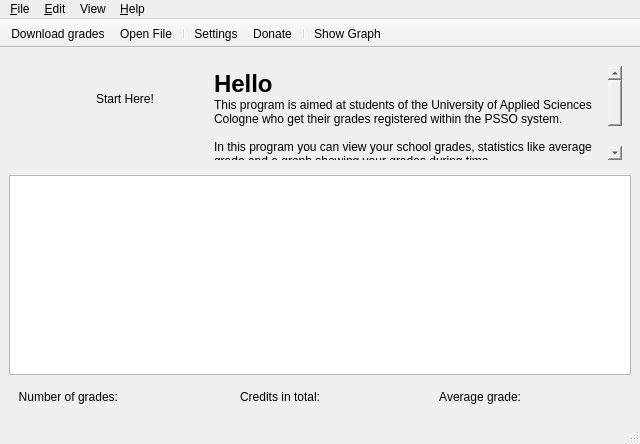
<?xml version="1.0" encoding="UTF-8"?>
<ui version="4.0">
 <author>Hubert Grzeskowiak</author>
 <class>PSSOptimisationMainWindow</class>
 <widget class="QMainWindow" name="PSSOptimisationMainWindow">
  <property name="geometry">
   <rect>
    <x>0</x>
    <y>0</y>
    <width>640</width>
    <height>444</height>
   </rect>
  </property>
  <property name="windowTitle">
   <string>PSSOptimisation</string>
  </property>
  <property name="windowIcon">
   <iconset resource="resources.qrc">
    <normaloff>:/icons/calculator</normaloff>:/icons/calculator</iconset>
  </property>
  <property name="unifiedTitleAndToolBarOnMac">
   <bool>true</bool>
  </property>
  <widget class="QWidget" name="centralwidget">
   <layout class="QGridLayout" name="gridLayout_3">
    <item row="2" column="0">
     <widget class="QTableView" name="grades_table">
      <property name="minimumSize">
       <size>
        <width>200</width>
        <height>200</height>
       </size>
      </property>
      <property name="alternatingRowColors">
       <bool>true</bool>
      </property>
      <property name="verticalScrollMode">
       <enum>QAbstractItemView::ScrollPerPixel</enum>
      </property>
      <property name="horizontalScrollMode">
       <enum>QAbstractItemView::ScrollPerPixel</enum>
      </property>
      <property name="sortingEnabled">
       <bool>true</bool>
      </property>
      <attribute name="horizontalHeaderStretchLastSection">
       <bool>true</bool>
      </attribute>
      <attribute name="verticalHeaderVisible">
       <bool>false</bool>
      </attribute>
     </widget>
    </item>
    <item row="3" column="0">
     <widget class="QWidget" name="stats" native="true">
      <layout class="QHBoxLayout" name="horizontalLayout">
       <item>
        <widget class="QLabel" name="num_of_grades_label">
         <property name="text">
          <string>Number of grades:</string>
         </property>
         <property name="alignment">
          <set>Qt::AlignRight|Qt::AlignTrailing|Qt::AlignVCenter</set>
         </property>
        </widget>
       </item>
       <item>
        <widget class="QLabel" name="num_of_grades">
         <property name="font">
          <font>
           <weight>75</weight>
           <bold>true</bold>
          </font>
         </property>
         <property name="text">
          <string/>
         </property>
        </widget>
       </item>
       <item>
        <widget class="QLabel" name="num_of_credits_label">
         <property name="text">
          <string>Credits in total:</string>
         </property>
         <property name="alignment">
          <set>Qt::AlignRight|Qt::AlignTrailing|Qt::AlignVCenter</set>
         </property>
        </widget>
       </item>
       <item>
        <widget class="QLabel" name="num_of_credits">
         <property name="font">
          <font>
           <weight>75</weight>
           <bold>true</bold>
          </font>
         </property>
         <property name="text">
          <string/>
         </property>
        </widget>
       </item>
       <item>
        <widget class="QLabel" name="average_grade_label">
         <property name="text">
          <string>Average grade:</string>
         </property>
         <property name="alignment">
          <set>Qt::AlignRight|Qt::AlignTrailing|Qt::AlignVCenter</set>
         </property>
        </widget>
       </item>
       <item>
        <widget class="QLabel" name="average_grade">
         <property name="font">
          <font>
           <weight>75</weight>
           <bold>true</bold>
          </font>
         </property>
         <property name="text">
          <string/>
         </property>
        </widget>
       </item>
      </layout>
     </widget>
    </item>
    <item row="1" column="0">
     <widget class="QWidget" name="start_here" native="true">
      <layout class="QGridLayout" name="gridLayout_2">
       <item row="1" column="0">
        <layout class="QFormLayout" name="formLayout">
         <property name="leftMargin">
          <number>24</number>
         </property>
         <item row="1" column="0">
          <widget class="QLabel" name="start_here_image">
           <property name="sizePolicy">
            <sizepolicy hsizetype="Minimum" vsizetype="Minimum">
             <horstretch>0</horstretch>
             <verstretch>0</verstretch>
            </sizepolicy>
           </property>
           <property name="minimumSize">
            <size>
             <width>48</width>
             <height>65</height>
            </size>
           </property>
           <property name="pixmap">
            <pixmap resource="resources.qrc">:/icons/pointingarrow</pixmap>
           </property>
          </widget>
         </item>
         <item row="1" column="1">
          <widget class="QLabel" name="start_here_label">
           <property name="sizePolicy">
            <sizepolicy hsizetype="Preferred" vsizetype="Preferred">
             <horstretch>0</horstretch>
             <verstretch>0</verstretch>
            </sizepolicy>
           </property>
           <property name="text">
            <string>Start Here!</string>
           </property>
          </widget>
         </item>
        </layout>
       </item>
       <item row="1" column="1">
        <spacer name="horizontalSpacer">
         <property name="orientation">
          <enum>Qt::Horizontal</enum>
         </property>
         <property name="sizeType">
          <enum>QSizePolicy::Preferred</enum>
         </property>
         <property name="sizeHint" stdset="0">
          <size>
           <width>50</width>
           <height>20</height>
          </size>
         </property>
        </spacer>
       </item>
       <item row="1" column="2">
        <widget class="QTextEdit" name="hello_text">
         <property name="enabled">
          <bool>true</bool>
         </property>
         <property name="cursor" stdset="0">
          <cursorShape>ArrowCursor</cursorShape>
         </property>
         <property name="acceptDrops">
          <bool>false</bool>
         </property>
         <property name="styleSheet">
          <string notr="true">background-color: transparent;</string>
         </property>
         <property name="frameShape">
          <enum>QFrame::NoFrame</enum>
         </property>
         <property name="undoRedoEnabled">
          <bool>false</bool>
         </property>
         <property name="html">
          <string>&lt;!DOCTYPE HTML PUBLIC &quot;-//W3C//DTD HTML 4.0//EN&quot; &quot;http://www.w3.org/TR/REC-html40/strict.dtd&quot;&gt;
&lt;html&gt;&lt;head&gt;&lt;meta name=&quot;qrichtext&quot; content=&quot;1&quot; /&gt;&lt;style type=&quot;text/css&quot;&gt;
p, li { white-space: pre-wrap; }
&lt;/style&gt;&lt;/head&gt;&lt;body style=&quot; font-family:'Ubuntu'; font-size:9pt; font-weight:400; font-style:normal;&quot;&gt;
&lt;p style=&quot; margin-top:0px; margin-bottom:0px; margin-left:0px; margin-right:0px; -qt-block-indent:0; text-indent:0px;&quot;&gt;&lt;span style=&quot; font-size:18pt; font-weight:600;&quot;&gt;Hello&lt;/span&gt;&lt;/p&gt;
&lt;p style=&quot; margin-top:0px; margin-bottom:0px; margin-left:0px; margin-right:0px; -qt-block-indent:0; text-indent:0px;&quot;&gt;This program is aimed at students of the University of Applied Sciences Cologne who get their grades registered within the PSSO system.&lt;/p&gt;
&lt;p style=&quot;-qt-paragraph-type:empty; margin-top:0px; margin-bottom:0px; margin-left:0px; margin-right:0px; -qt-block-indent:0; text-indent:0px;&quot;&gt;&lt;br /&gt;&lt;/p&gt;
&lt;p style=&quot; margin-top:0px; margin-bottom:0px; margin-left:0px; margin-right:0px; -qt-block-indent:0; text-indent:0px;&quot;&gt;In this program you can view your school grades, statistics like average grade and a graph showing your grades during time.&lt;/p&gt;
&lt;p style=&quot;-qt-paragraph-type:empty; margin-top:0px; margin-bottom:0px; margin-left:0px; margin-right:0px; -qt-block-indent:0; text-indent:0px;&quot;&gt;&lt;br /&gt;&lt;/p&gt;
&lt;p style=&quot;-qt-paragraph-type:empty; margin-top:0px; margin-bottom:0px; margin-left:0px; margin-right:0px; -qt-block-indent:0; text-indent:0px;&quot;&gt;&lt;br /&gt;&lt;/p&gt;&lt;/body&gt;&lt;/html&gt;</string>
         </property>
         <property name="textInteractionFlags">
          <set>Qt::NoTextInteraction</set>
         </property>
        </widget>
       </item>
      </layout>
     </widget>
    </item>
   </layout>
  </widget>
  <widget class="QToolBar" name="toolbar">
   <property name="minimumSize">
    <size>
     <width>0</width>
     <height>0</height>
    </size>
   </property>
   <property name="contextMenuPolicy">
    <enum>Qt::PreventContextMenu</enum>
   </property>
   <property name="windowTitle">
    <string>toolBar</string>
   </property>
   <property name="movable">
    <bool>false</bool>
   </property>
   <property name="toolButtonStyle">
    <enum>Qt::ToolButtonFollowStyle</enum>
   </property>
   <property name="floatable">
    <bool>false</bool>
   </property>
   <attribute name="toolBarArea">
    <enum>TopToolBarArea</enum>
   </attribute>
   <attribute name="toolBarBreak">
    <bool>false</bool>
   </attribute>
   <addaction name="action_download"/>
   <addaction name="action_open"/>
   <addaction name="separator"/>
   <addaction name="action_settings"/>
   <addaction name="action_donate"/>
   <addaction name="separator"/>
   <addaction name="action_graph"/>
  </widget>
  <widget class="QMenuBar" name="menuBar">
   <property name="geometry">
    <rect>
     <x>0</x>
     <y>0</y>
     <width>640</width>
     <height>23</height>
    </rect>
   </property>
   <property name="nativeMenuBar">
    <bool>true</bool>
   </property>
   <widget class="QMenu" name="menu_file">
    <property name="title">
     <string>&amp;File</string>
    </property>
    <addaction name="action_download"/>
    <addaction name="action_open"/>
    <addaction name="action_settings"/>
    <addaction name="action_quit"/>
   </widget>
   <widget class="QMenu" name="menu_help">
    <property name="title">
     <string>&amp;Help</string>
    </property>
    <addaction name="action_donate"/>
    <addaction name="action_about"/>
   </widget>
   <widget class="QMenu" name="menu_edit">
    <property name="title">
     <string>&amp;Edit</string>
    </property>
    <addaction name="action_copy"/>
    <addaction name="action_cut"/>
    <addaction name="action_paste"/>
    <addaction name="action_select_all"/>
   </widget>
   <widget class="QMenu" name="menu_view">
    <property name="title">
     <string>View</string>
    </property>
    <widget class="QMenu" name="menu_table_columns">
     <property name="title">
      <string>Table Columns</string>
     </property>
     <addaction name="actionExample1"/>
    </widget>
    <addaction name="action_graph"/>
    <addaction name="menu_table_columns"/>
    <addaction name="action_filter"/>
   </widget>
   <addaction name="menu_file"/>
   <addaction name="menu_edit"/>
   <addaction name="menu_view"/>
   <addaction name="menu_help"/>
  </widget>
  <widget class="QStatusBar" name="status_bar"/>
  <action name="action_open">
   <property name="icon">
    <iconset resource="resources.qrc">
     <normaloff>:/icons/open</normaloff>:/icons/open</iconset>
   </property>
   <property name="text">
    <string>&amp;Open File</string>
   </property>
   <property name="toolTip">
    <string>Get your grades from a previously saved HTML file with your grades</string>
   </property>
   <property name="iconVisibleInMenu">
    <bool>true</bool>
   </property>
  </action>
  <action name="action_download">
   <property name="icon">
    <iconset resource="resources.qrc">
     <normaloff>:/icons/user</normaloff>:/icons/user</iconset>
   </property>
   <property name="text">
    <string>&amp;Download grades</string>
   </property>
   <property name="toolTip">
    <string>Get your grades from PSSO by inserting your log-in credentials</string>
   </property>
   <property name="iconVisibleInMenu">
    <bool>true</bool>
   </property>
  </action>
  <action name="action_donate">
   <property name="icon">
    <iconset resource="resources.qrc">
     <normaloff>:/icons/favorite</normaloff>:/icons/favorite</iconset>
   </property>
   <property name="text">
    <string>&amp;Donate</string>
   </property>
   <property name="iconText">
    <string>Donate</string>
   </property>
   <property name="toolTip">
    <string>Send the author of this application a small donation</string>
   </property>
   <property name="iconVisibleInMenu">
    <bool>true</bool>
   </property>
  </action>
  <action name="action_settings">
   <property name="icon">
    <iconset resource="resources.qrc">
     <normaloff>:/icons/settings</normaloff>:/icons/settings</iconset>
   </property>
   <property name="text">
    <string>S&amp;ettings</string>
   </property>
   <property name="iconText">
    <string>Settings</string>
   </property>
   <property name="toolTip">
    <string>Change settings of this program</string>
   </property>
   <property name="menuRole">
    <enum>QAction::PreferencesRole</enum>
   </property>
   <property name="iconVisibleInMenu">
    <bool>true</bool>
   </property>
  </action>
  <action name="action_about">
   <property name="icon">
    <iconset resource="resources.qrc">
     <normaloff>:/icons/monkey</normaloff>:/icons/monkey</iconset>
   </property>
   <property name="text">
    <string>&amp;About PSSOptimisation</string>
   </property>
   <property name="menuRole">
    <enum>QAction::AboutRole</enum>
   </property>
   <property name="iconVisibleInMenu">
    <bool>true</bool>
   </property>
  </action>
  <action name="action_graph">
   <property name="checkable">
    <bool>true</bool>
   </property>
   <property name="icon">
    <iconset resource="resources.qrc">
     <normaloff>:/icons/graph</normaloff>:/icons/graph</iconset>
   </property>
   <property name="text">
    <string>Show &amp;Graph</string>
   </property>
   <property name="toolTip">
    <string>Show or hide the graph</string>
   </property>
   <property name="iconVisibleInMenu">
    <bool>true</bool>
   </property>
  </action>
  <action name="action_quit">
   <property name="icon">
    <iconset resource="resources.qrc">
     <normaloff>:/icons/quit</normaloff>:/icons/quit</iconset>
   </property>
   <property name="text">
    <string>&amp;Quit</string>
   </property>
   <property name="toolTip">
    <string>Quit the application</string>
   </property>
   <property name="menuRole">
    <enum>QAction::QuitRole</enum>
   </property>
   <property name="iconVisibleInMenu">
    <bool>true</bool>
   </property>
  </action>
  <action name="action_copy">
   <property name="icon">
    <iconset resource="resources.qrc">
     <normaloff>:/icons/copy</normaloff>:/icons/copy</iconset>
   </property>
   <property name="text">
    <string>&amp;Copy</string>
   </property>
   <property name="toolTip">
    <string>Copy selection to clipboard</string>
   </property>
   <property name="iconVisibleInMenu">
    <bool>true</bool>
   </property>
  </action>
  <action name="action_cut">
   <property name="icon">
    <iconset resource="resources.qrc">
     <normaloff>:/icons/cut</normaloff>:/icons/cut</iconset>
   </property>
   <property name="text">
    <string>&amp;Cut</string>
   </property>
   <property name="toolTip">
    <string>Copy selection to clipboard and remove it</string>
   </property>
   <property name="iconVisibleInMenu">
    <bool>true</bool>
   </property>
  </action>
  <action name="action_paste">
   <property name="icon">
    <iconset resource="resources.qrc">
     <normaloff>:/icons/paste</normaloff>:/icons/paste</iconset>
   </property>
   <property name="text">
    <string>&amp;Paste</string>
   </property>
   <property name="toolTip">
    <string>Paste from clipboard</string>
   </property>
   <property name="iconVisibleInMenu">
    <bool>true</bool>
   </property>
  </action>
  <action name="action_select_all">
   <property name="icon">
    <iconset resource="resources.qrc">
     <normaloff>:/icons/selectall</normaloff>:/icons/selectall</iconset>
   </property>
   <property name="text">
    <string>&amp;Select all</string>
   </property>
   <property name="iconVisibleInMenu">
    <bool>true</bool>
   </property>
  </action>
  <action name="actionExample1">
   <property name="text">
    <string>example1</string>
   </property>
  </action>
  <action name="action_filter">
   <property name="text">
    <string>Filter Rows</string>
   </property>
   <property name="toolTip">
    <string>Set Filters for the viewed subjects</string>
   </property>
  </action>
 </widget>
 <layoutdefault spacing="6" margin="9"/>
 <resources>
  <include location="resources.qrc"/>
 </resources>
 <connections/>
</ui>
